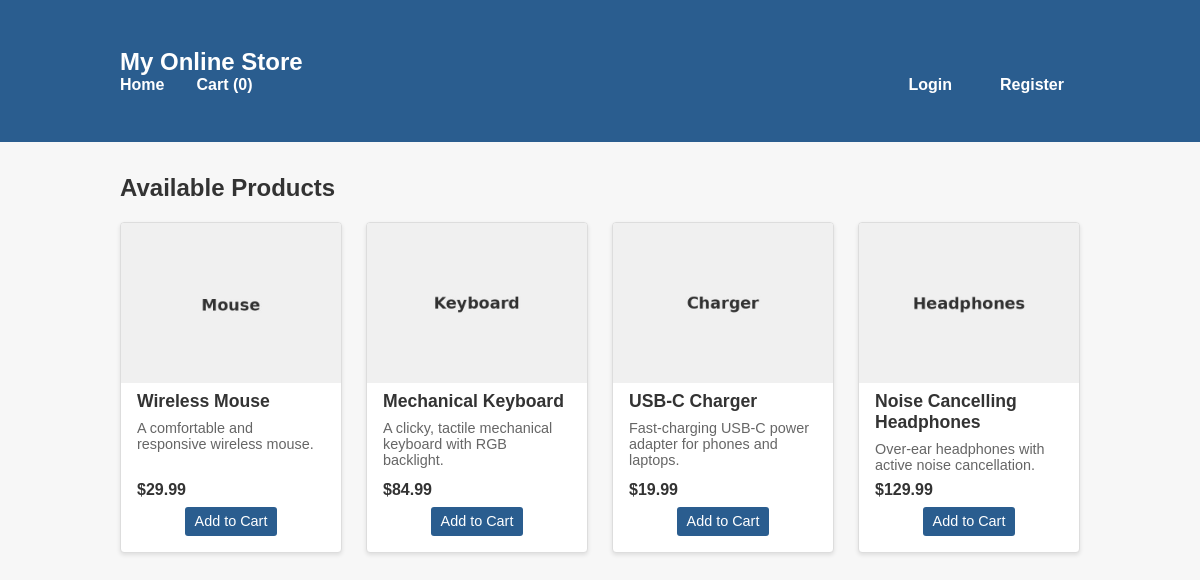
The page / on the database its author committed.
### app.py (models this page shows)
class Product(db.Model):
    id = db.Column(db.Integer, primary_key=True)
    name = db.Column(db.String(100), nullable=False)
    price = db.Column(db.Integer, nullable=False)  # price in cents
    description = db.Column(db.String(255), nullable=True)
    image = db.Column(db.String(255), nullable=True)
    def price_as_decimal(self) -> Decimal:
        return Decimal(self.price) / 100

### app.py (the view)
@app.route("/")
def index() -> str:
    products = Product.query.all()
    return render_template("index.html", products=products)

### app.py (called while the page is built)
@app.before_request
def ensure_cart_exists() -> None:
    if "cart" not in session:
        session["cart"] = {}

### templates/index.html (shortened to what this page needs)
{% extends 'layout.html' %}
{% block content %}
<h2>Available Products</h2>
<div class="product-grid">
  {% for product in products %}
    <div class="product">
      {% if product.image %}
        <img src="{{ url_for('static', filename=product.image) }}" alt="{{ product.name }}">
      {% endif %}
      <div class="info">
        <h3>{{ product.name }}</h3>
        <p>{{ product.description }}</p>
        <div class="price">${{ '%.2f'|format(product.price_as_decimal()) }}</div>
        <div class="actions">
          <a href="{{ url_for('add_to_cart', product_id=product.id) }}">Add to Cart</a>
        </div>
      </div>
    </div>
  {% endfor %}
</div>
{% endblock %}

### templates/layout.html (shortened to what this page needs)
<!DOCTYPE html>
<html lang="en">
<head>
  <link rel="stylesheet" href="{{ url_for('static', filename='style.css') }}">
</head>
<body>
  <header>
    <div class="container">
      <h1><a href="{{ url_for('index') }}" style="color: #fff; text-decoration: none;">My Online Store</a></h1>
      <nav class="main-nav">
        <a href="{{ url_for('index') }}">Home</a>
        <a href="{{ url_for('view_cart') }}">Cart ({{ session['cart']|length }})</a>
        <div class="nav-right">
          {% if session.get('user_id') %}
            <a href="{{ url_for('profile') }}">Profile</a>
            <a href="{{ url_for('logout') }}">Logout</a>
          {% else %}
            <a href="{{ url_for('login') }}">Login</a>
            <a href="{{ url_for('register') }}">Register</a>
          {% endif %}
        </div>
      </nav>
    </div>
  </header>
  <main class="container">
    {% block content %}{% endblock %}
  </main>
</body>
</html>

### static/style.css (style rules this page uses)
body { font-family: Arial, Helvetica, sans-serif; margin: 0; padding: 0; background-color: #f7f7f7; color: #333; }
header { background-color: #2a5d8f; color: #fff; padding: 1rem; }
header nav.main-nav { display: flex; align-items: center; gap: 1rem; }
header nav.main-nav .nav-right { margin-left: auto; display: flex; gap: 1rem; }
header nav.main-nav .nav-right a { margin-left: 1rem; color: #fff; text-decoration: none; font-weight: bold; }
header h1 { margin: 0; font-size: 1.5rem; }
nav a { color: #fff; margin-right: 1rem; text-decoration: none; font-weight: bold; }
.container { max-width: 960px; margin: 2rem auto; padding: 0 1rem; }
.product-grid { display: grid; grid-template-columns: repeat(auto-fill, minmax(220px, 1fr)); gap: 1.5rem; }
.product { background-color: #fff; border: 1px solid #ddd; border-radius: 4px; overflow: hidden; box-shadow: 0 2px 4px rgba(0, 0, 0, 0.1); display: flex; flex-direction: column; transition: transform 0.2s; }
.product img { width: 100%; height: 160px; object-fit: cover; }
.product .info { padding: 0.5rem 1rem 1rem; flex-grow: 1; display: flex; flex-direction: column; justify-content: space-between; }
.product .info h3 { margin: 0 0 0.5rem; font-size: 1.1rem; }
.product .info p { margin: 0 0 0.5rem; font-size: 0.9rem; color: #666; flex-grow: 1; }
.product .info .price { font-weight: bold; margin-bottom: 0.5rem; }
.product .info .actions { text-align: center; }
.product .info .actions a { background-color: #2a5d8f; color: #fff; padding: 0.4rem 0.6rem; border-radius: 3px; text-decoration: none; font-size: 0.9rem; display: inline-block; }

### rows shown on the page
Product: image (picture), name "Wireless Mouse", description "A comfortable and responsive wireless mouse.", price_as_decimal "29.99"
Product: image (picture), name "Mechanical Keyboard", description "A clicky, tactile mechanical keyboard with RGB backlight.", price_as_decimal "84.99"
Product: image (picture), name "USB‑C Charger", description "Fast‑charging USB‑C power adapter for phones and laptops.", price_as_decimal "19.99"
Product: image (picture), name "Noise Cancelling Headphones", description "Over‑ear headphones with active noise cancellation.", price_as_decimal "129.99"

### other values the page prints
{{ session['cart']|length }} "0"
